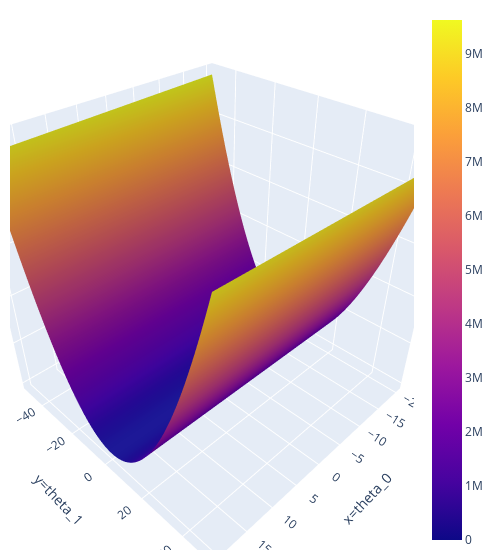

The code cell stored with this chart in its notebook:
### Markdown cell above
Now observe the difference between the MAE loss and the MSE loss for one application.

### Code cell
# Just run this cell

def mSe_linear(theta_0, theta_1, data_linear):
    data_x, data_y = data_linear.iloc[:,0], data_linear.iloc[:,1]
    return np.mean(np.array([(y - (theta_0+theta_1*x))**2 for x, y in zip(data_x, data_y)]), axis=0)

theta_0_values = np.linspace(-20, 20, 80)
theta_1_values = np.linspace(-50, 50, 80)
mSe_values = [mSe_linear(theta_0, theta_1, data_linear) \
              for theta_0, theta_1 in itertools.product(theta_0_values, theta_1_values)]
mSe_values = np.reshape(mSe_values, (len(theta_0_values), len(theta_1_values)), order='F')

# Optimal point
fig_lin_mae = go.Figure(data=[go.Surface(x=theta_0_values, y=theta_1_values, z=mSe_values,name='z=MSE')])

fig_lin_mae.update_layout(
    autosize=False,
    scene = dict(
                    xaxis_title='x=theta_0',
                    yaxis_title='y=theta_1',
                    zaxis_title='z=MSE'),
                    width=500,
                    margin=dict(r=20, b=10, l=10, t=10))
fig_lin_mae.show()

### Figure 1 — Plotly figure (JSON) as saved in the notebook; plotly's stock layout.template omitted (floating-point values rounded to 4 significant figures; data arrays with more than 128 entries replaced by an {"elided": "..."} marker saying what was removed)
{"data": [{"name": "z=MSE", "type": "surface", "x": [-20, -19.49, -18.99, -18.48, -17.97, -17.47, -16.96, -16.46, -15.95, -15.44, -14.94, -14.43, -13.92, -13.42, -12.91, -12.41, -11.9, -11.39, -10.89, -10.38, -9.873, -9.367, -8.861, -8.354, -7.848, -7.342, -6.835, -6.329, -5.823, -5.316, -4.81, -4.304, -3.797, -3.291, -2.785, -2.278, -1.772, -1.266, -0.7595, -0.2532, 0.2532, 0.7595, 1.266, 1.772, 2.278, 2.785, 3.291, 3.797, 4.304, 4.81, 5.316, 5.823, 6.329, 6.835, 7.342, 7.848, 8.354, 8.861, 9.367, 9.873, 10.38, 10.89, 11.39, 11.9, 12.41, 12.91, 13.42, 13.92, 14.43, 14.94, 15.44, 15.95, 16.46, 16.96, 17.47, 17.97, 18.48, 18.99, 19.49, 20], "y": [-50, -48.73, -47.47, -46.2, -44.94, -43.67, -42.41, -41.14, -39.87, -38.61, -37.34, -36.08, -34.81, -33.54, -32.28, -31.01, -29.75, -28.48, -27.22, -25.95, -24.68, -23.42, -22.15, -20.89, -19.62, -18.35, -17.09, -15.82, -14.56, -13.29, -12.03, -10.76, -9.494, -8.228, -6.962, -5.696, -4.43, -3.165, -1.899, -0.6329, 0.6329, 1.899, 3.165, 4.43, 5.696, 6.962, 8.228, 9.494, 10.76, 12.03, 13.29, 14.56, 15.82, 17.09, 18.35, 19.62, 20.89, 22.15, 23.42, 24.68, 25.95, 27.22, 28.48, 29.75, 31.01, 32.28, 33.54, 34.81, 36.08, 37.34, 38.61, 39.87, 41.14, 42.41, 43.67, 44.94, 46.2, 47.47, 48.73, 50], "z": {"elided": "80x80 float values"}}], "layout": {"autosize": false, "margin": {"b": 10, "l": 10, "r": 20, "t": 10}, "scene": {"xaxis": {"title": {"text": "x=theta_0"}}, "yaxis": {"title": {"text": "y=theta_1"}}, "zaxis": {"title": {"text": "z=MSE"}}}, "width": 500}}
